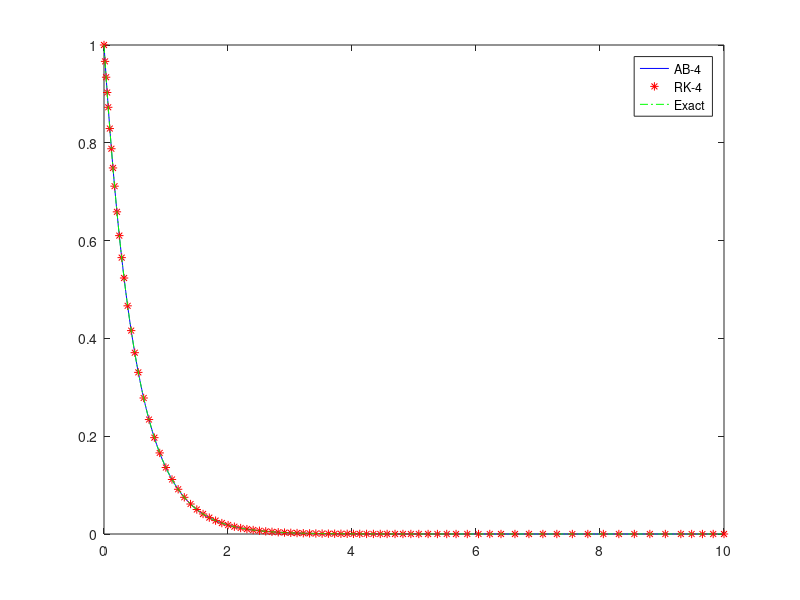
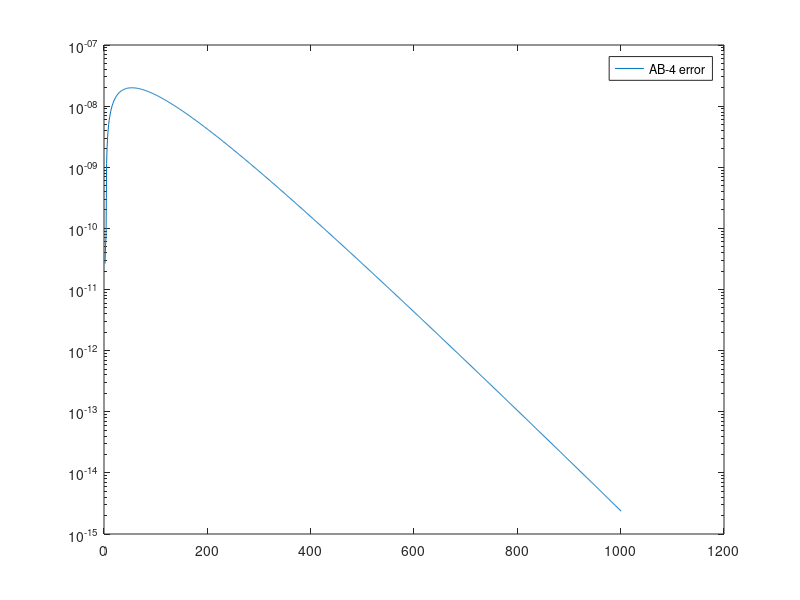
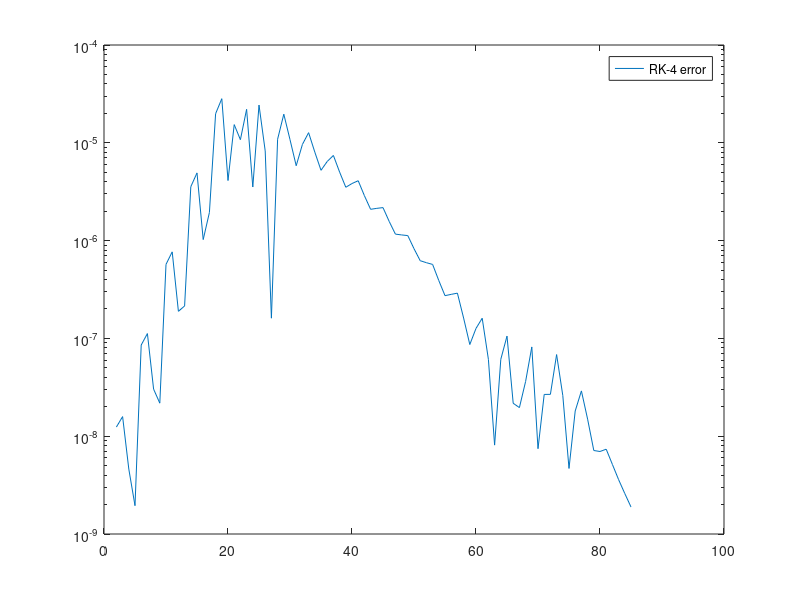
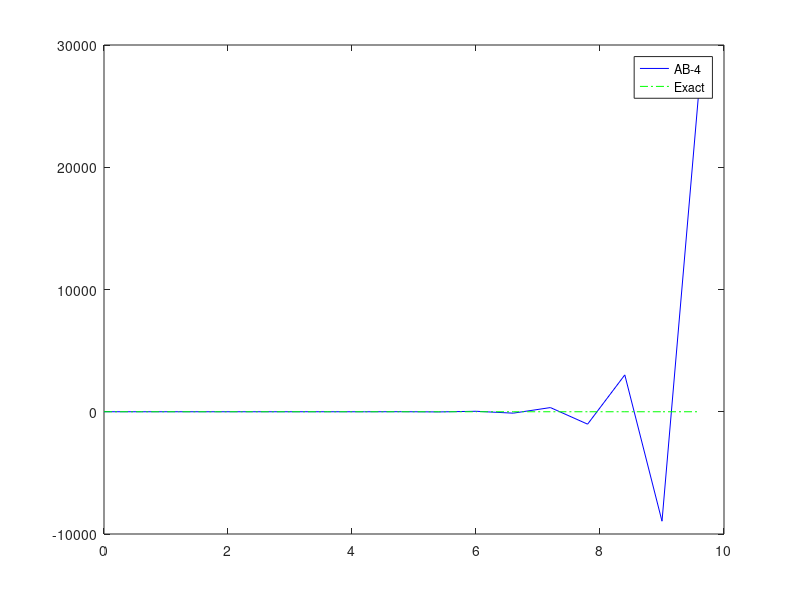

Write the MATLAB code that produced these figures, in order.
clear; clc;

lambda = -2;
right_side = @(t, u) lambda*u;

u0 = 1;
t0 = 0;
tk = 10;
tau = 0.01;

t_ab = t0:tau:tk;
u_ab = zeros(size(t_ab));
n = length(t_ab);
u_ab(1) = u0;

f = zeros(size(t_ab));
f(1) = right_side(t_ab(1), u0);
b = [55/24, -59/24, 37/24, -9/24];

for k = 1:3
  k1 = tau * right_side(t_ab(k), u_ab(k));
  k2 = tau * right_side(t_ab(k) + tau/2, u_ab(k) + k1/2);
  k3 = tau * right_side(t_ab(k) + tau/2, u_ab(k) + k2/2);
  k4 = tau * right_side(t_ab(k) + tau, u_ab(k) + k3);
  u_ab(k+1) = u_ab(k) + (k1 + 2*k2 + 2*k3 + k4)/6;
  f(k+1) = right_side(t_ab(k+1), u_ab(k+1));
end

for k = 4:n-1
  tmp = 0;
  for i = 1:4
    tmp += b(i) * f(k+1-i);
  end
  u_ab(k+1) = u_ab(k) + tau*tmp;
  f(k+1) = right_side(t_ab(k+1), u_ab(k+1));
end

[t_rk, u_rk] = ode45(right_side, [t0, tk], u0);
t_exact = t0:tau:tk;
u_exact = exp(lambda*t_exact);
figure
plot(t_ab, u_ab, 'b', t_rk, u_rk, 'r*', t_exact, u_exact, 'g-.');
legend('AB-4', 'RK-4', 'Exact');
err = abs(u_exact-u_ab);
figure
semilogy(err);
legend('AB-4 error');
err = zeros(1, length(t_rk));

for k = 1:length(t_rk)
  err(k) = abs(exp(lambda*t_rk(k)) - u_rk(k));
end  

figure
semilogy(err);
legend('RK-4 error');
tau = 1/abs(lambda) + 0.1;
t_ab = t0:tau:tk;
u_ab = zeros(size(t_ab));
n = length(t_ab);
u_ab(1) = u0;
f = zeros(size(t_ab));
f(1) = right_side(t_ab(1), u0);

for k = 1:3
  k1 = tau * right_side(t_ab(k), u_ab(k));
  k2 = tau * right_side(t_ab(k) + tau/2, u_ab(k) + k1/2);
  k3 = tau * right_side(t_ab(k) + tau/2, u_ab(k) + k2/2);
  k4 = tau * right_side(t_ab(k) + tau, u_ab(k) + k3);
  u_ab(k+1) = u_ab(k) + (k1 + 2*k2 + 2*k3 + k4)/6;
  f(k+1) = right_side(t_ab(k+1), u_ab(k+1));
end

for k = 4:n-1
  tmp = 0;
  for i = 1:4
    tmp += b(i) * f(k+1-i);
  end
  u_ab(k+1) = u_ab(k) + tau*tmp;
  f(k+1) = right_side(t_ab(k+1), u_ab(k+1));
end

t_exact = t0:tau:tk;
u_exact = exp(lambda*t_exact);
figure
plot(t_ab, u_ab, 'b', t_exact, u_exact, 'g-.');
legend('AB-4', 'Exact');